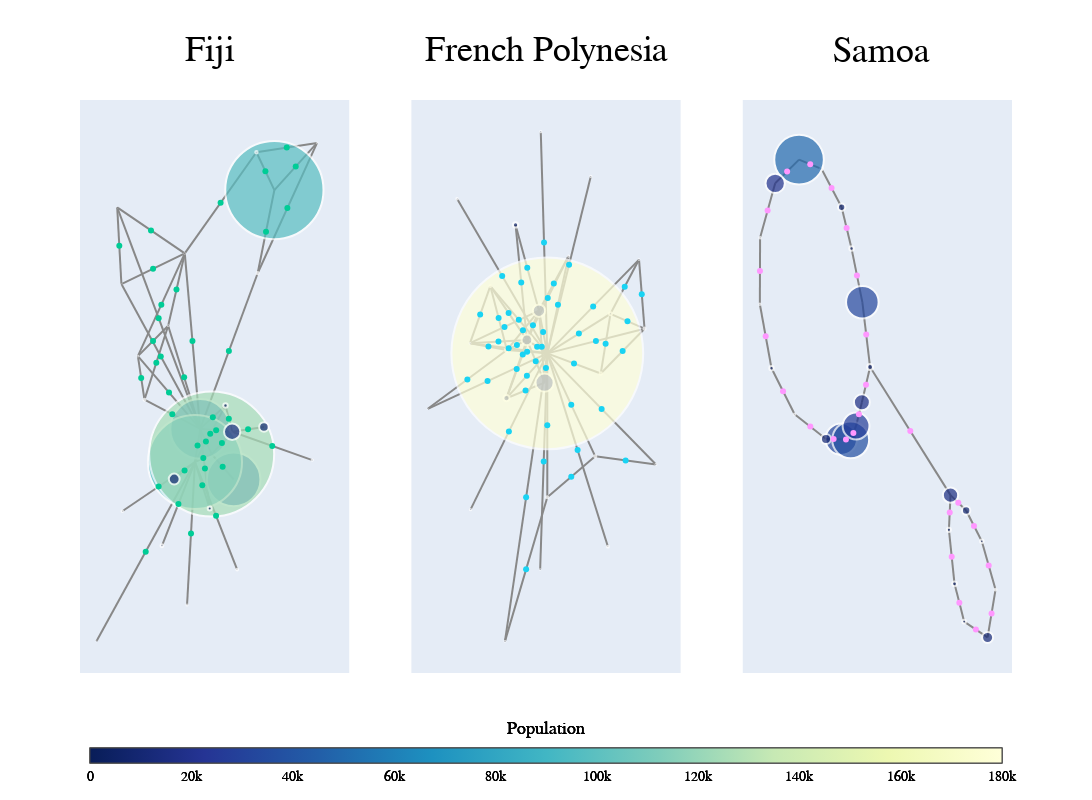

Notebook code for this chart:
### Code cell
import plotly.graph_objects as go
import networkx as nx
from plotly.subplots import make_subplots
import json

def draw_plotly_graph(fig, json_path, title, row, col, cmin, cmax):
    with open(json_path, 'r', encoding='utf-8') as file:
        df = json.load(file)

    locations = df['n']
    links = df['Connectivity Matrix W']
    ports = df['ports_according_communities']

    location_map = {}
    for location, port_list in ports.items():
        for port in port_list:
            location_map[port.strip()] = location

    G = nx.Graph()

    for location, population in locations.items():
        G.add_node(location, size=population, label=f"{location}")

    for connection, volume in links.items():
        loc1, loc2 = [location_map[port.strip()] for port in connection.split(',')]
        G.add_edge(loc1, loc2, weight=volume)

    pos = nx.spring_layout(G)
    edge_x = []
    edge_y = []
    edge_text = []
    for edge in G.edges():
        x0, y0 = pos[edge[0]]
        x1, y1 = pos[edge[1]]
        edge_x.extend([x0, x1, None])
        edge_y.extend([y0, y1, None])
        edge_text.append(f'{G[edge[0]][edge[1]]["weight"]}')

    edge_trace = go.Scatter(
        x=edge_x, y=edge_y,
        line=dict(width=2, color='#888'),
        hoverinfo='none',
        mode='lines')

    node_x = []
    node_y = []
    node_text = []
    node_size = []
    for node in G.nodes():
        x, y = pos[node]
        node_x.append(x)
        node_y.append(y)
        node_text.append(G.nodes[node]['label'])
        node_size.append(G.nodes[node]['size'])

    node_trace = go.Scatter(
        x=node_x, y=node_y,
        mode='markers',#'markers+text',
        hoverinfo='text',
        text=node_text,
        marker=dict(
            showscale=True,
            colorscale='YlGnBu',
            reversescale=True,
            color=node_size,
            cmin=cmin,
            cmax=cmax,
            size=[size / 1000 for size in node_size],
            colorbar=dict(
                thickness=15,
                orientation='h',
                title='Population',
                xanchor='center',
                titleside='top',
                titlefont=dict(size=18, family='Arial', color='black'),
                tickfont=dict(size=14, family='Arial', color='black'),
                x=0.5,
                y=-0.2,
                tickvals=[0, 20000, 40000, 60000, 80000, 100000, 120000, 140000, 160000, 180000],
                ticktext=['0', '20k', '40k', '60k', '80k', '100k', '120k', '140k', '160k', '180k']
            ),
            line_width=2))

    edge_weight_trace = go.Scatter(
        x=[(pos[edge[0]][0] + pos[edge[1]][0]) / 2 for edge in G.edges()],
        y=[(pos[edge[0]][1] + pos[edge[1]][1]) / 2 for edge in G.edges()],
        text=edge_text,
        mode='markers',
        hoverinfo='none',
        textfont=dict(color='blue', size=14, family='Arial')
    )

    fig.add_trace(edge_trace, row=row, col=col)
    fig.add_trace(node_trace, row=row, col=col)
    fig.add_trace(edge_weight_trace, row=row, col=col)

    fig.update_xaxes(showgrid=False, zeroline=False, showticklabels=False, row=row, col=col)
    fig.update_yaxes(showgrid=False, zeroline=False, showticklabels=False, row=row, col=col)
    fig.update_annotations(dict(font_size=12))

# 设置统一的颜色条范围
cmin = 0
cmax = 180000

# 创建一个包含1行3列的子图
fig = make_subplots(rows=1, cols=3, subplot_titles=('FJ', 'PF', 'WS'))

# 绘制并添加每个图到子图中，使用统一的颜色条范围
draw_plotly_graph(fig, 'fj_network.json', 'FJ', 1, 1, cmin, cmax)
draw_plotly_graph(fig, 'fp_network.json', 'PF', 1, 2, cmin, cmax)
draw_plotly_graph(fig, 'ws_network.json', 'WS', 1, 3, cmin, cmax)

# 更新布局设置，并设置subplot标题的字体大小
fig.update_layout(
    showlegend=False,
    height=800,
    width=1800,
    font=dict(size=14, family='Arial Black', color='black'),
    annotations=[
        dict(text='Fiji', x=0.14, y=1.05, xref='paper', yref='paper', showarrow=False, font=dict(size=36)),
        dict(text='French Polynesia', x=0.5, y=1.05, xref='paper', yref='paper', showarrow=False, font=dict(size=36)),
        dict(text='Samoa', x=0.86, y=1.05, xref='paper', yref='paper', showarrow=False, font=dict(size=36))
    ]
)
# title_text="Network Graphs",
# 显示图形
fig.show()

# 保存图形为高分辨率图片，可以通过增加图片尺寸和缩放比例来提高分辨率
fig.write_image('network_graphs_high_res.png', width=2000, height=1200, scale=3)

### Figure 1 — Plotly figure (JSON) as saved in the notebook; plotly's stock layout.template omitted (floating-point values rounded to 4 significant figures; data arrays with more than 128 entries replaced by an {"elided": "..."} marker saying what was removed)
{"data": [{"hoverinfo": "none", "line": {"color": "#888", "width": 2}, "mode": "lines", "type": "scatter", "x": [-0.008615, -0.3137, null, -0.008615, -0.1838, null, -0.008615, -0.4402, null, -0.008615, -0.3499, null, -0.008615, -0.09285, null, -0.008615, -0.4632, null, -0.008615, 0.3068, null, -0.008615, 0.167, null, -0.008615, -0.03703, null, -0.008615, 0.04395, null, -0.008615, 0.05471, null, -0.008615, 0.1305, null, 0.175, 0.05471, null, 0.3984, 0.3001, null, 0.3984, 0.3068, null, 0.3984, 0.6325, null, -0.3137, -0.1838, null, -0.3137, -0.3499, null, -0.1838, -0.3499, null, -0.1838, -0.09285, null, -0.03703, -0.1508, null, -0.03703, 0.04395, null, -0.03703, -0.4355, null, -0.03703, -0.08032, null, -0.03703, 0.1946, null, -0.03703, -0.577, null, -0.03703, -0.2182, null, -0.03703, 0.05471, null, -0.03703, 0.1305, null, 0.3001, -0.09285, null, 0.3001, 0.6325, null, -0.4402, -0.09285, null, -0.4402, -0.4632, null, -0.3499, -0.09285, null, -0.09285, -0.4632, null, 0.3068, 0.6325, null, 0.05471, 0.167, null, 0.167, 0.6063, null, 0.167, 0.3413, null, 0.167, 0.1305, null], "xaxis": "x", "y": [-0.1132, 0.0003513, null, -0.1132, 0.2882, null, -0.1132, 0.4504, null, -0.1132, 0.17, null, -0.1132, 0.5697, null, -0.1132, 0.7487, null, -0.1132, 0.4926, null, -0.1132, -0.1246, null, -0.1132, -0.2424, null, -0.1132, -0.4229, null, -0.1132, -0.2114, null, -0.1132, -0.02262, null, -0.3101, -0.2114, null, 0.8163, 0.9635, null, 0.8163, 0.4926, null, 0.8163, 1, null, 0.0003513, 0.2882, null, 0.0003513, 0.17, null, 0.2882, 0.17, null, 0.2882, 0.5697, null, -0.2424, -0.3087, null, -0.2424, -0.4229, null, -0.2424, -0.4339, null, -0.2424, -0.7991, null, -0.2424, -0.6613, null, -0.2424, -0.9405, null, -0.2424, -0.5684, null, -0.2424, -0.2114, null, -0.2424, -0.02262, null, 0.9635, 0.5697, null, 0.9635, 1, null, 0.4504, 0.5697, null, 0.4504, 0.7487, null, 0.17, 0.5697, null, 0.5697, 0.7487, null, 0.4926, 1, null, -0.2114, -0.1246, null, -0.1246, -0.2349, null, -0.1246, -0.1058, null, -0.1246, -0.02262, null], "yaxis": "y"}, {"hoverinfo": "text", "marker": {"cmax": 180000, "cmin": 0, "color": [59717, 53614, 98264, 1961, 600, 94088, 2410, 300, 800, 400, 2226, 150, 500, 124994, 10869, 16366, 4033, 1383, 1557, 1028, 1753, 9606, 230, 2937, 4486], "colorbar": {"orientation": "h", "thickness": 15, "tickfont": {"color": "black", "family": "Arial", "size": 14}, "ticktext": ["0", "20k", "40k", "60k", "80k", "100k", "120k", "140k", "160k", "180k"], "tickvals": [0, 20000, 40000, 60000, 80000, 100000, 120000, 140000, 160000, 180000], "title": {"font": {"color": "black", "family": "Arial", "size": 18}, "side": "top", "text": "Population"}, "x": 0.5, "xanchor": "center", "y": -0.2}, "colorscale": [[0, "rgb(255,255,217)"], [0.125, "rgb(237,248,177)"], [0.25, "rgb(199,233,180)"], [0.375, "rgb(127,205,187)"], [0.5, "rgb(65,182,196)"], [0.625, "rgb(29,145,192)"], [0.75, "rgb(34,94,168)"], [0.875, "rgb(37,52,148)"], [1, "rgb(8,29,88)"]], "line": {"width": 2}, "reversescale": true, "showscale": true, "size": [59.72, 53.61, 98.26, 1.961, 0.6, 94.09, 2.41, 0.3, 0.8, 0.4, 2.226, 0.15, 0.5, 125.0, 10.87, 16.37, 4.033, 1.383, 1.557, 1.028, 1.753, 9.606, 0.23, 2.937, 4.486]}, "mode": "markers", "text": ["Nadi", "Sawakasa", "Vuda(Lautoka)", "Malolo(Tropica/Malolo/Likuliku/Castaway)", "Vuda(Bounty Island)", "Suva", "Naviti(Paradise/MantaRay/Barefoot)", "Malolo(Tokoriki Island)", "Malolo(Tadrai/Mana)", "Vuda(Treasure/Beachconber)", "Yasawa", "Malolo(Matamanoa Island)", "Naviti", "Bua/Macuata/Cakaudrove", "Kadavu", "Serua", "Tavuki", "Moala", "Lakeba", "Cicia", "Lomaloma/Mualevu", "Ovalau", "LomaivitiOtherIslands", "Koro", "Wainikeli"], "type": "scatter", "x": [-0.008615, 0.175, 0.3984, -0.3137, -0.1838, -0.03703, 0.3001, -0.4402, -0.3499, -0.09285, 0.3068, -0.4632, 0.6325, 0.05471, -0.1508, 0.167, 0.04395, 0.6063, -0.4355, -0.08032, 0.1946, 0.3413, -0.577, -0.2182, 0.1305], "xaxis": "x", "y": [-0.1132, -0.3101, 0.8163, 0.0003513, 0.2882, -0.2424, 0.9635, 0.4504, 0.17, 0.5697, 0.4926, 0.7487, 1, -0.2114, -0.3087, -0.1246, -0.4229, -0.2349, -0.4339, -0.7991, -0.6613, -0.1058, -0.9405, -0.5684, -0.02262], "yaxis": "y"}, {"hoverinfo": "none", "mode": "markers", "text": ["200", "90", "45", "120", "60", "22", "150", "2454", "6000", "300", "4500", "200", "1200", "361", "333", "75", "50", "80", "70", "50", "1630", "200", "160", "100", "140", "34", "200", "2500", "200", "60", "30", "40", "20", "25", "30", "50", "1000", "150", "800", "600"], "textfont": {"color": "blue", "family": "Arial", "size": 14}, "type": "scatter", "x": [-0.1612, -0.09621, -0.2244, -0.1792, -0.05073, -0.2359, 0.1491, 0.07921, -0.02282, 0.01767, 0.02305, 0.06094, 0.1148, 0.3492, 0.3526, 0.5155, -0.2488, -0.3318, -0.2668, -0.1383, -0.09389, 0.003462, -0.2363, -0.05867, 0.07876, -0.307, -0.1276, 0.008843, 0.04674, 0.1036, 0.4663, -0.2665, -0.4517, -0.2214, -0.278, 0.4697, 0.1109, 0.3867, 0.2541, 0.1488], "xaxis": "x", "y": [-0.05641, 0.08749, 0.1686, 0.0284, 0.2283, 0.3177, 0.1897, -0.1189, -0.1778, -0.2681, -0.1623, -0.0679, -0.2607, 0.8899, 0.6545, 0.9082, 0.1443, 0.08516, 0.2291, 0.4289, -0.2755, -0.3327, -0.3382, -0.5207, -0.4518, -0.5915, -0.4054, -0.2269, -0.1325, 0.7666, 0.9818, 0.5101, 0.5995, 0.3698, 0.6592, 0.7463, -0.168, -0.1798, -0.1152, -0.07361], "yaxis": "y"}, {"hoverinfo": "none", "line": {"color": "#888", "width": 2}, "mode": "lines", "type": "scatter", "x": {"elided": "150 float values"}, "xaxis": "x2", "y": {"elided": "150 float values"}, "yaxis": "y2"}, {"hoverinfo": "text", "marker": {"cmax": 180000, "cmin": 0, "color": [490, 1736, 10758, 1679, 1570, 1227, 2371, 6263, 1391, 1138, 292, 1302, 18201, 3025, 12388, 900, 3761, 893, 2163, 5296, 191779, 589, 2185, 719, 2168], "colorbar": {"orientation": "h", "thickness": 15, "tickfont": {"color": "black", "family": "Arial", "size": 14}, "ticktext": ["0", "20k", "40k", "60k", "80k", "100k", "120k", "140k", "160k", "180k"], "tickvals": [0, 20000, 40000, 60000, 80000, 100000, 120000, 140000, 160000, 180000], "title": {"font": {"color": "black", "family": "Arial", "size": 18}, "side": "top", "text": "Population"}, "x": 0.5, "xanchor": "center", "y": -0.2}, "colorscale": [[0, "rgb(255,255,217)"], [0.125, "rgb(237,248,177)"], [0.25, "rgb(199,233,180)"], [0.375, "rgb(127,205,187)"], [0.5, "rgb(65,182,196)"], [0.625, "rgb(29,145,192)"], [0.75, "rgb(34,94,168)"], [0.875, "rgb(37,52,148)"], [1, "rgb(8,29,88)"]], "line": {"width": 2}, "reversescale": true, "showscale": true, "size": [0.49, 1.736, 10.76, 1.679, 1.57, 1.227, 2.371, 6.263, 1.391, 1.138, 0.292, 1.302, 18.2, 3.025, 12.39, 0.9, 3.761, 0.893, 2.163, 5.296, 191.8, 0.589, 2.185, 0.719, 2.168]}, "mode": "markers", "text": ["Ahe", "Arutua", "Bora Bora", "Fakarava", "Gambier", "Hao", "Hiva Oa", "Huahine", "Makemo", "Manihi", "Mataiva", "Maupiti", "Moorea", "Nuku Hiva", "Raiatea", "Raivavae", "Rangiroa", "Rimatara", "Rurutu", "Taha'a", "Tahiti", "Tikehau", "Tubuai", "Ua Huka", "Ua Pou"], "type": "scatter", "x": [-0.03994, 0.4258, -0.1307, -0.3823, -0.6106, 0.3083, 0.3763, -0.2711, -0.5184, -0.0357, -0.8114, 0.1557, -0.009554, 0.4431, -0.04799, 0.7558, -0.2682, -0.2818, 0.009168, -0.2089, 0.009191, -0.5217, 0.3384, 0.6393, 0.6771], "xaxis": "x2", "y": [-0.7403, -0.6578, 0.09027, 0.285, 0.6006, 0.682, -0.03115, -0.1206, -0.5237, 0.8435, -0.159, 0.3934, -0.06439, 0.1846, 0.196, -0.3604, 0.05356, -1, -0.4787, 0.5062, 0.04162, 0.07847, -0.3308, 0.3808, 0.1308], "yaxis": "y2"}, {"hoverinfo": "none", "mode": "markers", "text": ["95", "95", "57", "237", "38", "199", "379", "133", "193", "76", "2238", "85", "218", "9", "95", "133", "104", "306", "9", "96", "192", "96", "104", "95", "19", "76", "133", "284", "57", "4773", "123", "161", "325", "9", "193", "9", "1717", "76", "38", "104", "726", "38", "38", "47", "227", "171", "246", "114", "123", "47"], "textfont": {"color": "blue", "family": "Arial", "size": 14}, "type": "scatter", "x": [-0.01537, 0.2175, -0.2565, -0.2009, 0.01248, -0.07014, -0.08936, -0.1995, -0.1698, -0.3262, -0.06077, -0.3252, -0.1865, -0.452, -0.3007, 0.1587, 0.4097, 0.1928, 0.5267, -0.1403, -0.1595, -0.1309, -0.2546, -0.01326, -0.5398, -0.4011, 0.05385, 0.08244, -0.02877, -0.0001816, 0.5412, 0.5601, 0.2262, -0.1581, -0.1284, -0.2848, -0.0194, 0.3825, 0.5471, -0.3949, -0.1295, -0.1363, -0.1363, 0.1738, 0.009179, -0.2562, 0.1738, 0.3242, 0.3432, 0.6582], "xaxis": "x2", "y": [-0.3493, -0.3081, 0.1876, -0.01515, 0.2419, 0.01294, 0.1431, 0.07191, 0.2983, 0.08437, 0.06595, 0.1693, 0.1633, 0.1817, 0.3211, 0.3618, 0.07671, 0.005235, 0.04983, -0.09248, 0.0377, -0.03947, -0.241, 0.4426, -0.0527, -0.05867, 0.2947, 0.2175, 0.06579, -0.01138, 0.2827, 0.1577, 0.1131, 0.1248, 0.3511, 0.1372, 0.1188, -0.1594, -0.3456, 0.06601, 0.04759, -0.7394, -0.4792, -0.4048, -0.2185, 0.06004, -0.1446, 0.2112, 0.08621, 0.2558], "yaxis": "y2"}, {"hoverinfo": "none", "line": {"color": "#888", "width": 2}, "mode": "lines", "type": "scatter", "x": [0.6399, 0.6271, null, 0.6399, 0.7649, null, 0.6399, -0.003497, null, 0.6271, 0.6719, null, 0.6719, 0.7489, null, 0.7489, 0.9364, null, 0.9364, 1, null, 1, 0.8902, null, 0.8902, 0.7649, null, -0.2341, -0.356, null, -0.2341, -0.1587, null, -0.1587, -0.1158, null, -0.1158, -0.06904, null, -0.06904, -0.003497, null, -0.003497, -0.06533, null, -0.06533, -0.1516, null, -0.1516, -0.231, null, -0.231, -0.3925, null, -0.3925, -0.5717, null, -0.5717, -0.7625, null, -0.7625, -0.8834, null, -0.8834, -0.8852, null, -0.8852, -0.7919, null, -0.7919, -0.6072, null, -0.6072, -0.356, null], "xaxis": "x3", "y": [-0.372, -0.5086, null, -0.372, -0.4325, null, -0.372, 0.1325, null, -0.5086, -0.7212, null, -0.7212, -0.8701, null, -0.8701, -0.9325, null, -0.9325, -0.7441, null, -0.7441, -0.5539, null, -0.5539, -0.4325, null, -0.1515, -0.151, null, -0.1515, -0.1543, null, -0.1543, -0.0996, null, -0.0996, -0.006276, null, -0.006276, 0.1325, null, 0.1325, 0.3881, null, 0.3881, 0.5992, null, 0.5992, 0.7621, null, 0.7621, 0.9134, null, 0.9134, 0.9496, null, 0.9496, 0.8563, null, 0.8563, 0.6422, null, 0.6422, 0.3798, null, 0.3798, 0.1276, null, 0.1276, -0.05321, null, -0.05321, -0.151, null], "yaxis": "y3"}, {"hoverinfo": "text", "marker": {"cmax": 180000, "cmin": 0, "color": [15290, 4136, 4797, 3760, 11060, 1891, 3584, 8338, 31531, 36942, 26869, 15939, 5880, 32560, 4488, 7320, 2551, 49580, 19350, 1460, 1338, 4426, 1404, 10085], "colorbar": {"orientation": "h", "thickness": 15, "tickfont": {"color": "black", "family": "Arial", "size": 14}, "ticktext": ["0", "20k", "40k", "60k", "80k", "100k", "120k", "140k", "160k", "180k"], "tickvals": [0, 20000, 40000, 60000, 80000, 100000, 120000, 140000, 160000, 180000], "title": {"font": {"color": "black", "family": "Arial", "size": 18}, "side": "top", "text": "Population"}, "x": 0.5, "xanchor": "center", "y": -0.2}, "colorscale": [[0, "rgb(255,255,217)"], [0.125, "rgb(237,248,177)"], [0.25, "rgb(199,233,180)"], [0.375, "rgb(127,205,187)"], [0.5, "rgb(65,182,196)"], [0.625, "rgb(29,145,192)"], [0.75, "rgb(34,94,168)"], [0.875, "rgb(37,52,148)"], [1, "rgb(8,29,88)"]], "line": {"width": 2}, "reversescale": true, "showscale": true, "size": [15.29, 4.136, 4.797, 3.76, 11.06, 1.891, 3.584, 8.338, 31.53, 36.94, 26.87, 15.94, 5.88, 32.56, 4.488, 7.32, 2.551, 49.58, 19.35, 1.46, 1.338, 4.426, 1.404, 10.09]}, "mode": "markers", "text": ["Faasaleleaga", "Gagaemauga", "Gagaifoumauga", "Vaisigano", "Falealupo", "Alataua i Sisifo", "Salega", "Palauli & Satupaitea", "Vaimauga", "Faleata", "Sagaga", "Aana Alofi", "Aiga i le Tai", "Falelatai & Samatau", "Lefaga & Faleaseela", "Safata", "Siumu", "Falealili", "Lotofaga", "Lepa", "Aleipata Itupa i Luga", "Aleipata Itupa i Lalo", "Vaa o Fonoti", "Anoamaa"], "type": "scatter", "x": [0.6399, 0.6271, 0.6719, 0.7489, 0.9364, 1, 0.8902, 0.7649, -0.2341, -0.1587, -0.1158, -0.06904, -0.003497, -0.06533, -0.1516, -0.231, -0.3925, -0.5717, -0.7625, -0.8834, -0.8852, -0.7919, -0.6072, -0.356], "xaxis": "x3", "y": [-0.372, -0.5086, -0.7212, -0.8701, -0.9325, -0.7441, -0.5539, -0.4325, -0.1515, -0.1543, -0.0996, -0.006276, 0.1325, 0.3881, 0.5992, 0.7621, 0.9134, 0.9496, 0.8563, 0.6422, 0.3798, 0.1276, -0.05321, -0.151], "yaxis": "y3"}, {"hoverinfo": "none", "mode": "markers", "text": ["827", "1668", "50", "413", "752", "221", "221", "378", "717", "2017", "6306", "5374", "3188", "1176", "651", "651", "898", "510", "510", "387", "290", "268", "268", "281", "281"], "textfont": {"color": "blue", "family": "Arial", "size": 14}, "type": "scatter", "x": [0.6335, 0.7024, 0.3182, 0.6495, 0.7104, 0.8426, 0.9682, 0.9451, 0.8276, -0.2951, -0.1964, -0.1372, -0.09242, -0.03627, -0.03441, -0.1085, -0.1913, -0.3117, -0.4821, -0.6671, -0.8229, -0.8843, -0.8385, -0.6996, -0.4816], "xaxis": "x3", "y": [-0.4403, -0.4023, -0.1197, -0.6149, -0.7956, -0.9013, -0.8383, -0.649, -0.4932, -0.1512, -0.1529, -0.1269, -0.05294, 0.06311, 0.2603, 0.4936, 0.6807, 0.8377, 0.9315, 0.9029, 0.7493, 0.511, 0.2537, 0.03721, -0.1021], "yaxis": "y3"}], "layout": {"annotations": [{"font": {"size": 36}, "showarrow": false, "text": "Fiji", "x": 0.14, "xanchor": "center", "xref": "paper", "y": 1.05, "yanchor": "bottom", "yref": "paper"}, {"font": {"size": 36}, "showarrow": false, "text": "French Polynesia", "x": 0.5, "xanchor": "center", "xref": "paper", "y": 1.05, "yanchor": "bottom", "yref": "paper"}, {"font": {"size": 36}, "showarrow": false, "text": "Samoa", "x": 0.86, "xanchor": "center", "xref": "paper", "y": 1.05, "yanchor": "bottom", "yref": "paper"}], "font": {"color": "black", "family": "Arial Black", "size": 14}, "height": 800, "showlegend": false, "width": 1800, "xaxis": {"anchor": "y", "domain": [0, 0.2889], "showgrid": false, "showticklabels": false, "zeroline": false}, "xaxis2": {"anchor": "y2", "domain": [0.3556, 0.6444], "showgrid": false, "showticklabels": false, "zeroline": false}, "xaxis3": {"anchor": "y3", "domain": [0.7111, 1], "showgrid": false, "showticklabels": false, "zeroline": false}, "yaxis": {"anchor": "x", "domain": [0, 1], "showgrid": false, "showticklabels": false, "zeroline": false}, "yaxis2": {"anchor": "x2", "domain": [0, 1], "showgrid": false, "showticklabels": false, "zeroline": false}, "yaxis3": {"anchor": "x3", "domain": [0, 1], "showgrid": false, "showticklabels": false, "zeroline": false}}}
